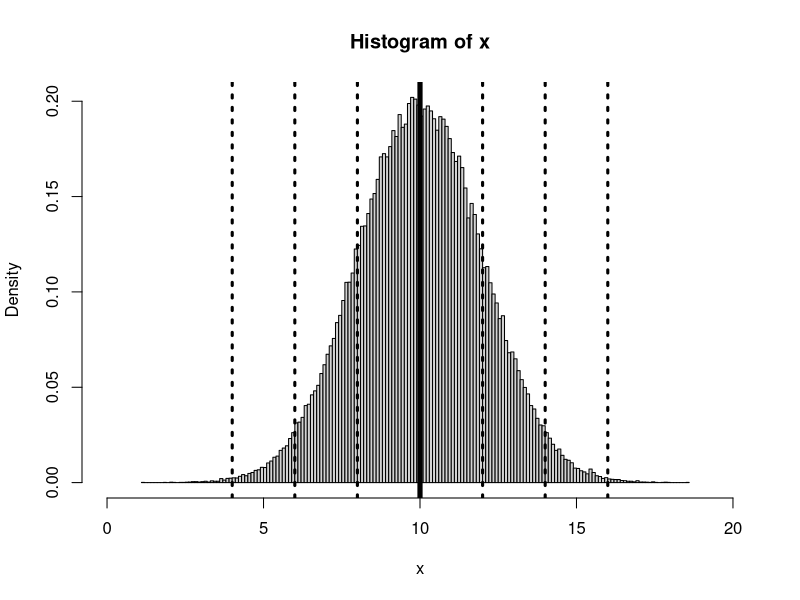
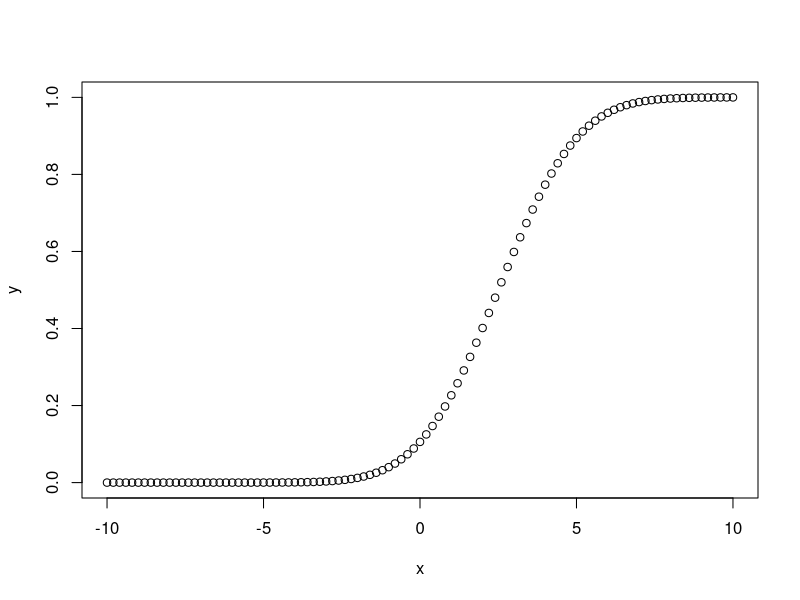

The R script that drew these images, in order: (Note: this script raises an error after producing the figures.)
# Normal Distribution

x<-rnorm(100000,mean=10, sd=2) 
hist(x,breaks=150,xlim=c(0,20),freq=FALSE)
abline(v=10, lwd=5)
abline(v=c(4,6,8,12,14,16), lwd=3,lty=3)

# Create a sequence of numbers between -10 and 10 incrementing by 0.2.
x <- seq(-10,10,by = .2)
# Choose the mean as 2.5 and standard deviation as 2. 
y <- pnorm(x, mean = 2.5, sd = 2)
# Plot the graph.
plot(x,y)


qqnorm(copper, main='Copper in Meuse River')
qqline(copper)